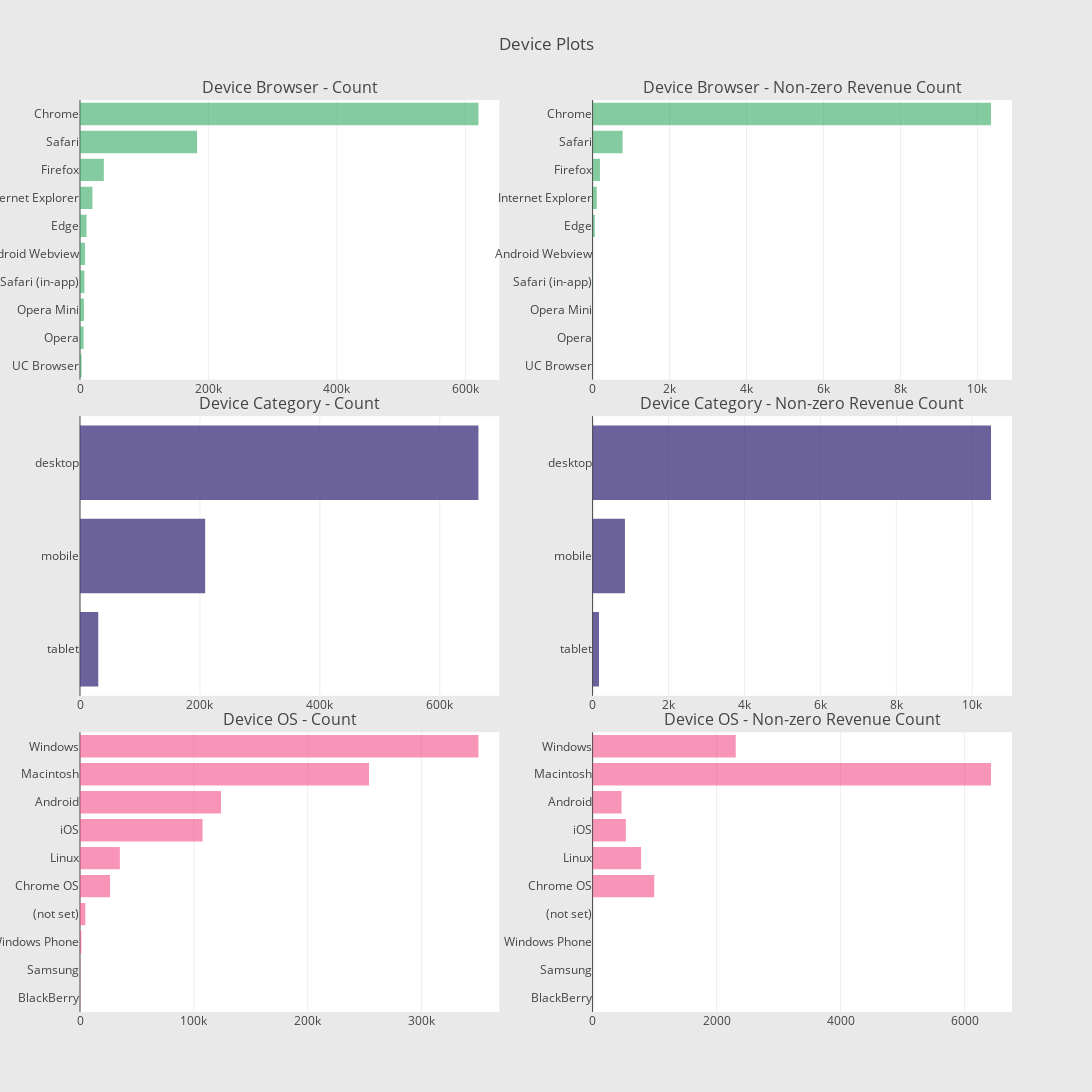

The notebook cell this image was saved under:
### Code cell
def horizontal_bar_chart(cust_stats, color):
    trace = go.Bar(
        y=cust_stats.index[::-1],
        x=cust_stats.values[::-1],
        showlegend=False,
        orientation = 'h',
        marker=dict(
            color=color,
        ),
    )
    return trace

#Device Browser
cust_stats = data_json_del.groupby('browser')['transactionRevenue'].agg(['size', 'count'])
cust_stats.columns = ["count", "count of non-zero revenue"]
cust_stats = cust_stats.sort_values(by="count", ascending=False)
trace1 = horizontal_bar_chart(cust_stats["count"].head(10), 'rgba(50, 171, 96, 0.6)')
trace2 = horizontal_bar_chart(cust_stats["count of non-zero revenue"].head(10), 'rgba(50, 171, 96, 0.6)')


# Device Category
cust_stats = data_json_del.groupby('deviceCategory')['transactionRevenue'].agg(['size', 'count'])
cust_stats.columns = ["count", "count of non-zero revenue"]
cust_stats = cust_stats.sort_values(by="count", ascending=False)
trace4 = horizontal_bar_chart(cust_stats["count"].head(10), 'rgba(71, 58, 131, 0.8)')
trace5 = horizontal_bar_chart(cust_stats["count of non-zero revenue"].head(10), 'rgba(71, 58, 131, 0.8)')


# Operating system
cust_stats = data_json_del.groupby('operatingSystem')['transactionRevenue'].agg(['size', 'count'])
cust_stats.columns = ["count", "count of non-zero revenue"]
cust_stats = cust_stats.sort_values(by="count", ascending=False)
trace7 = horizontal_bar_chart(cust_stats["count"].head(10), 'rgba(246, 78, 139, 0.6)')
trace8 = horizontal_bar_chart(cust_stats["count of non-zero revenue"].head(10),'rgba(246, 78, 139, 0.6)')


# Creating two subplots
fig = tools.make_subplots(rows=3, cols=2, vertical_spacing=0.04, 
                          subplot_titles=["Device Browser - Count", "Device Browser - Non-zero Revenue Count",
                                          "Device Category - Count",  "Device Category - Non-zero Revenue Count", 
                                          "Device OS - Count", "Device OS - Non-zero Revenue Count"])

fig.append_trace(trace1, 1, 1)
fig.append_trace(trace2, 1, 2)
fig.append_trace(trace4, 2, 1)
fig.append_trace(trace5, 2, 2)
fig.append_trace(trace7, 3, 1)
fig.append_trace(trace8, 3, 2)

fig['layout'].update(height=1200, width=1200, paper_bgcolor='rgb(233,233,233)', title="Device Plots")
py.iplot(fig, filename='device-plots')

### Figure 1 — Plotly figure (JSON) as saved in the notebook; plotly's stock layout.template omitted (floating-point values rounded to 4 significant figures)
{"data": [{"marker": {"color": "rgba(50, 171, 96, 0.6)"}, "orientation": "h", "showlegend": false, "type": "bar", "uid": "2d1403e7-2bb7-4c8a-81a6-2dd546f7f690", "x": [2427, 5643, 6139, 6850, 7865, 10205, 19375, 37069, 182245, 620364], "xaxis": "x", "y": ["UC Browser", "Opera", "Opera Mini", "Safari (in-app)", "Android Webview", "Edge", "Internet Explorer", "Firefox", "Safari", "Chrome"], "yaxis": "y"}, {"marker": {"color": "rgba(50, 171, 96, 0.6)"}, "orientation": "h", "showlegend": false, "type": "bar", "uid": "b6ef0272-a9e6-468a-ba13-f47112551264", "x": [0, 5, 0, 12, 6, 58, 109, 191, 780, 10353], "xaxis": "x2", "y": ["UC Browser", "Opera", "Opera Mini", "Safari (in-app)", "Android Webview", "Edge", "Internet Explorer", "Firefox", "Safari", "Chrome"], "yaxis": "y2"}, {"marker": {"color": "rgba(71, 58, 131, 0.8)"}, "orientation": "h", "showlegend": false, "type": "bar", "uid": "f47ca2f8-7809-42f5-bddf-401e7ed42cf3", "x": [30449, 208725, 664479], "xaxis": "x3", "y": ["tablet", "mobile", "desktop"], "yaxis": "y3"}, {"marker": {"color": "rgba(71, 58, 131, 0.8)"}, "orientation": "h", "showlegend": false, "type": "bar", "uid": "7d006b3d-409a-419b-b5a1-9baef5d34ef3", "x": [168, 852, 10495], "xaxis": "x4", "y": ["tablet", "mobile", "desktop"], "yaxis": "y4"}, {"marker": {"color": "rgba(246, 78, 139, 0.6)"}, "orientation": "h", "showlegend": false, "type": "bar", "uid": "b9dac1de-cdb5-42a0-ad60-8382fb49cfdb", "x": [218, 280, 1216, 4695, 26337, 35034, 107665, 123892, 253938, 350072], "xaxis": "x5", "y": ["BlackBerry", "Samsung", "Windows Phone", "(not set)", "Chrome OS", "Linux", "iOS", "Android", "Macintosh", "Windows"], "yaxis": "y5"}, {"marker": {"color": "rgba(246, 78, 139, 0.6)"}, "orientation": "h", "showlegend": false, "type": "bar", "uid": "ab33df26-dbf0-4bad-805d-f8e36f5864e3", "x": [0, 0, 1, 0, 994, 782, 536, 467, 6426, 2309], "xaxis": "x6", "y": ["BlackBerry", "Samsung", "Windows Phone", "(not set)", "Chrome OS", "Linux", "iOS", "Android", "Macintosh", "Windows"], "yaxis": "y6"}], "layout": {"annotations": [{"font": {"size": 16}, "showarrow": false, "text": "Device Browser - Count", "x": 0.225, "xanchor": "center", "xref": "paper", "y": 1, "yanchor": "bottom", "yref": "paper"}, {"font": {"size": 16}, "showarrow": false, "text": "Device Browser - Non-zero Revenue Count", "x": 0.775, "xanchor": "center", "xref": "paper", "y": 1, "yanchor": "bottom", "yref": "paper"}, {"font": {"size": 16}, "showarrow": false, "text": "Device Category - Count", "x": 0.225, "xanchor": "center", "xref": "paper", "y": 0.6533, "yanchor": "bottom", "yref": "paper"}, {"font": {"size": 16}, "showarrow": false, "text": "Device Category - Non-zero Revenue Count", "x": 0.775, "xanchor": "center", "xref": "paper", "y": 0.6533, "yanchor": "bottom", "yref": "paper"}, {"font": {"size": 16}, "showarrow": false, "text": "Device OS - Count", "x": 0.225, "xanchor": "center", "xref": "paper", "y": 0.3067, "yanchor": "bottom", "yref": "paper"}, {"font": {"size": 16}, "showarrow": false, "text": "Device OS - Non-zero Revenue Count", "x": 0.775, "xanchor": "center", "xref": "paper", "y": 0.3067, "yanchor": "bottom", "yref": "paper"}], "height": 1200, "paper_bgcolor": "rgb(233,233,233)", "title": "Device Plots", "width": 1200, "xaxis": {"anchor": "y", "domain": [0, 0.45]}, "xaxis2": {"anchor": "y2", "domain": [0.55, 1]}, "xaxis3": {"anchor": "y3", "domain": [0, 0.45]}, "xaxis4": {"anchor": "y4", "domain": [0.55, 1]}, "xaxis5": {"anchor": "y5", "domain": [0, 0.45]}, "xaxis6": {"anchor": "y6", "domain": [0.55, 1]}, "yaxis": {"anchor": "x", "domain": [0.6933, 1]}, "yaxis2": {"anchor": "x2", "domain": [0.6933, 1]}, "yaxis3": {"anchor": "x3", "domain": [0.3467, 0.6533]}, "yaxis4": {"anchor": "x4", "domain": [0.3467, 0.6533]}, "yaxis5": {"anchor": "x5", "domain": [0, 0.3067]}, "yaxis6": {"anchor": "x6", "domain": [0, 0.3067]}}}
